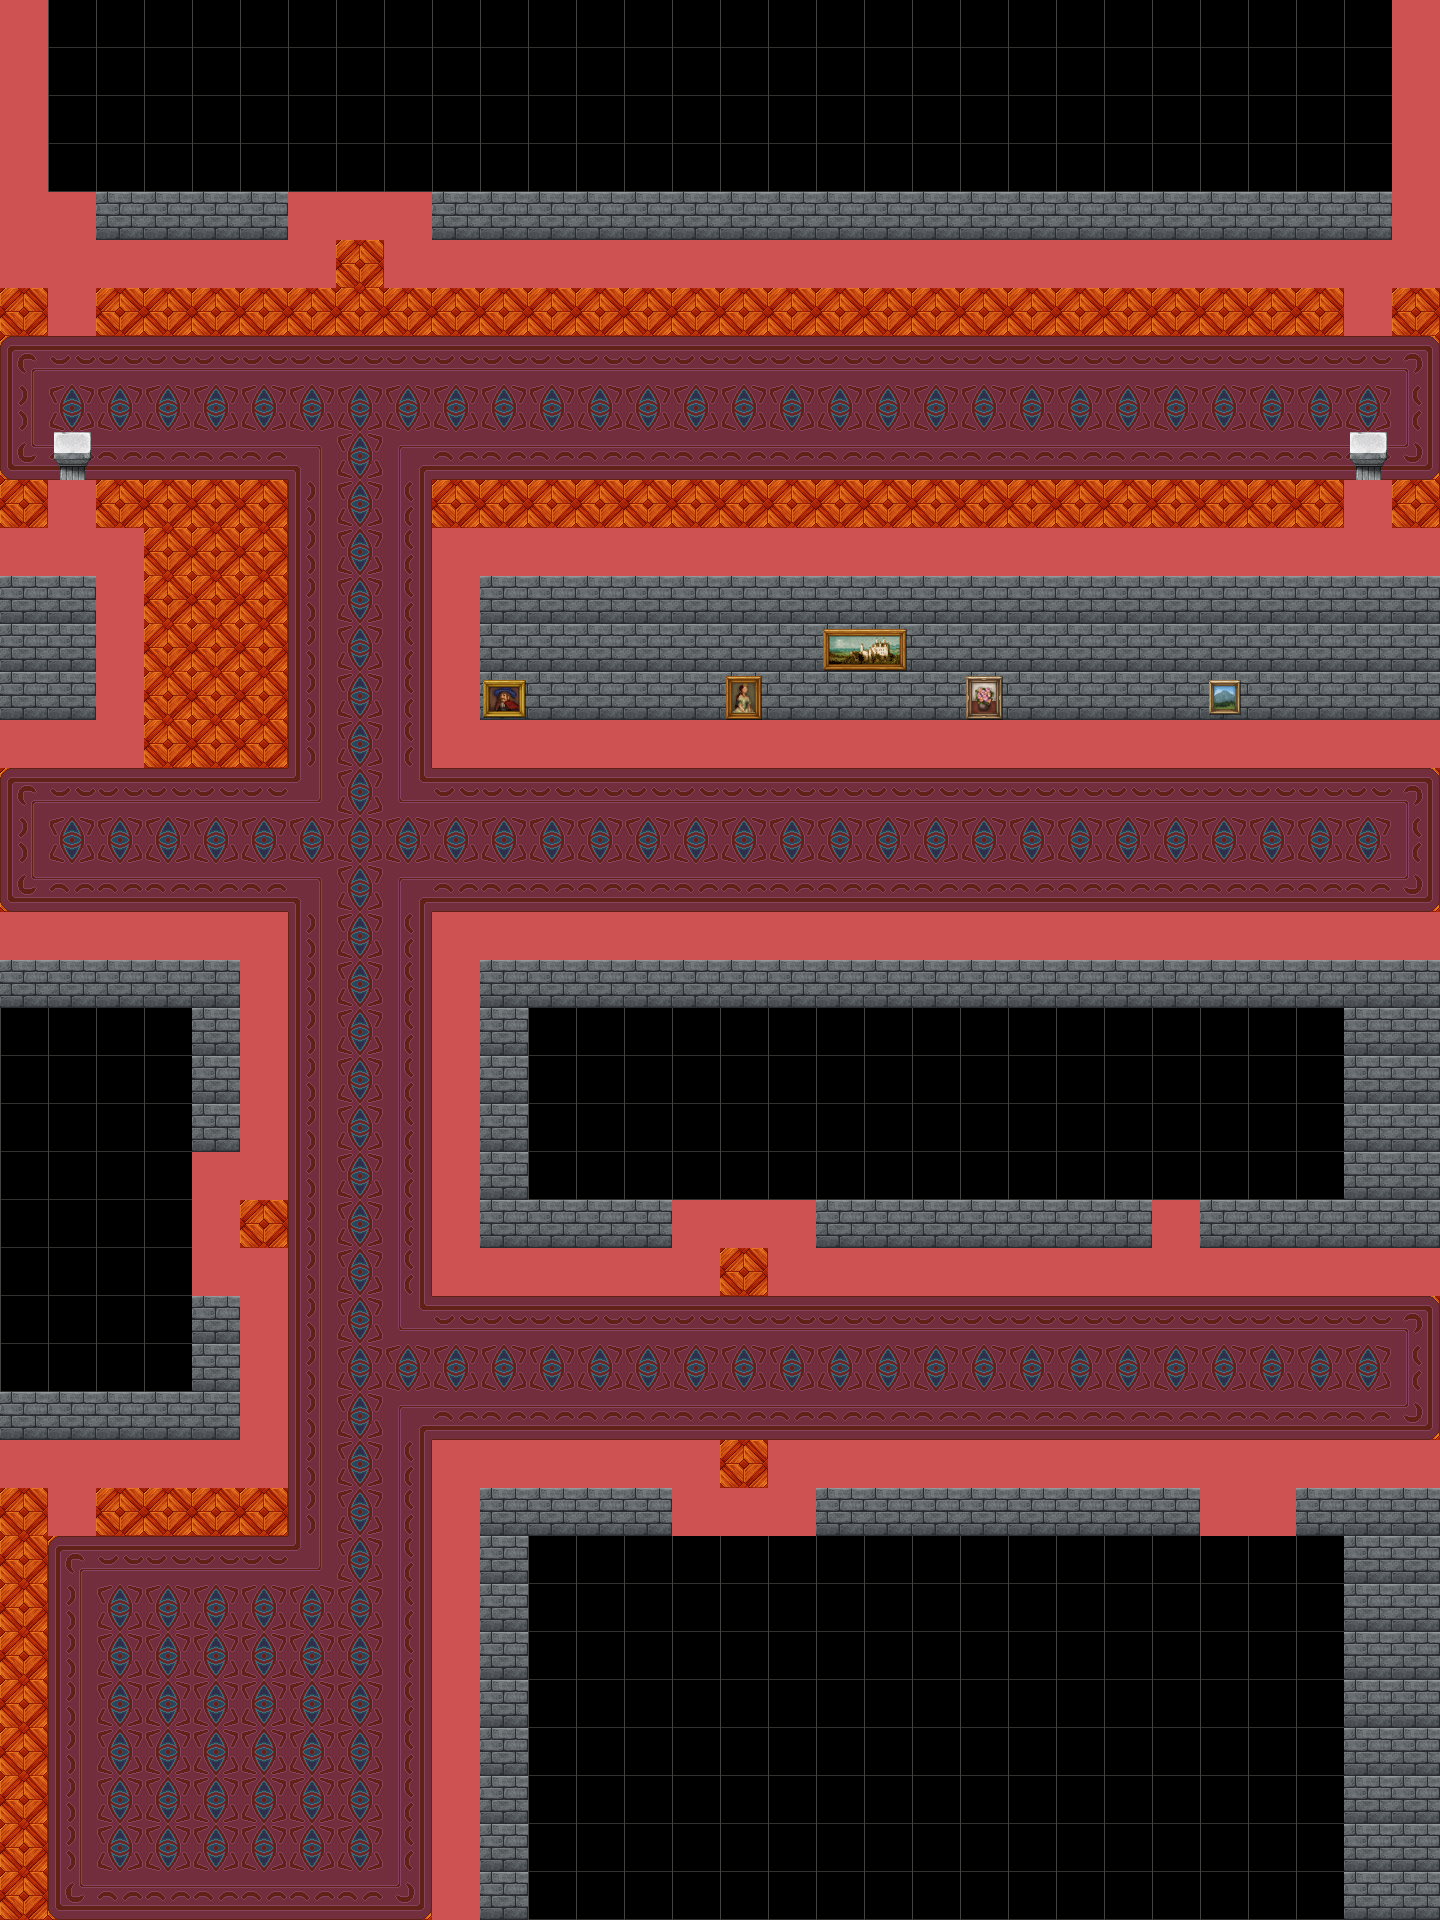

A level layout from a 2D game, rendered from its tile map. Below: a short description, then the map file with tile-grid data replaced by summaries:
An orthogonal 30x40 tile map with 48x48 px tiles, 3 tile layers (Tile Layer 1, Tile Layer 2, collisions), 5 tilesets and 1 object.

<map version="1.0" tiledversion="1.0.3" orientation="orthogonal" renderorder="right-down" width="30" height="40" tilewidth="48" tileheight="48" nextobjectid="3">
 <tileset firstgid="1" name="Inside_A2" tilewidth="48" tileheight="48" tilecount="192" columns="16">
  <image source="../img/tilesets/Inside_A2.png" width="768" height="576" />
 </tileset>
 <tileset firstgid="193" name="Inside_A5" tilewidth="48" tileheight="48" tilecount="128" columns="8">
  <image source="../img/tilesets/Inside_A5.png" width="384" height="768" />
 </tileset>
 <tileset firstgid="321" name="Inside_B" tilewidth="48" tileheight="48" tilecount="256" columns="16">
  <image source="../img/tilesets/Inside_B.png" width="768" height="768" />
 </tileset>
 <tileset firstgid="577" name="TileCollision_48x48" tilewidth="48" tileheight="48" tilecount="20" columns="5">
  <image source="../img/tilesets/TileCollision_48x48.png" width="240" height="192" />
 </tileset>
 <tileset firstgid="597" name="CrapetTiles" tilewidth="48" tileheight="48" tilecount="18" columns="6">
  <image source="../img/tilesets/CrapetTiles.png" width="288" height="144" />
 </tileset>
 <layer name="Tile Layer 1" width="30" height="40">
  <data>[1200 cells, 1200 non-empty, 12 distinct tile ids]</data>
 </layer>
 <layer name="Tile Layer 2" width="30" height="40">
  <data>[1200 cells, 29 non-empty, 12 distinct tile ids]</data>
 </layer>
 <layer name="collisions" width="30" height="40">
  <properties>
   <property name="collision" value="full" />
  </properties>
  <data>[1200 cells, 211 non-empty, 1 distinct tile ids]</data>
 </layer>
 <objectgroup name="Object Layer 1">
  <object id="1" x="1392.5" y="384.5" width="47.5" height="48" />
 </objectgroup>
</map>
